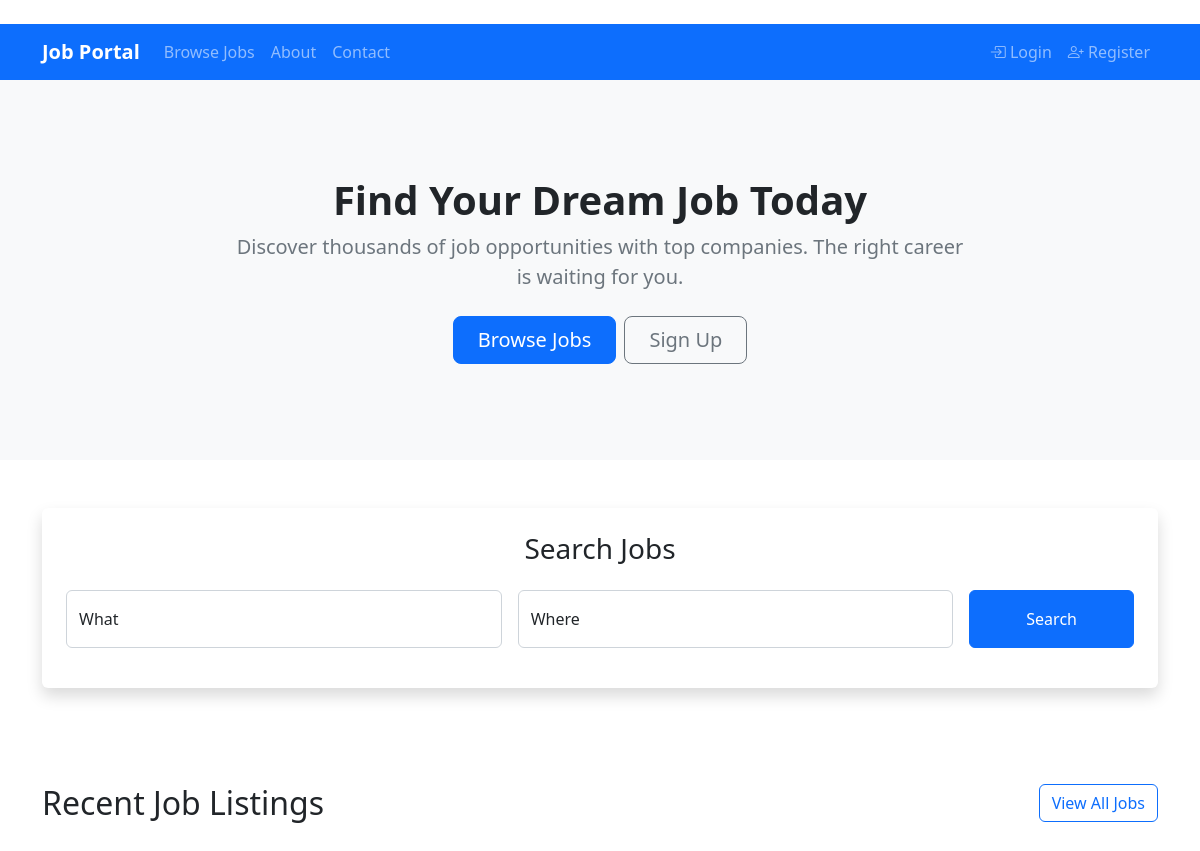
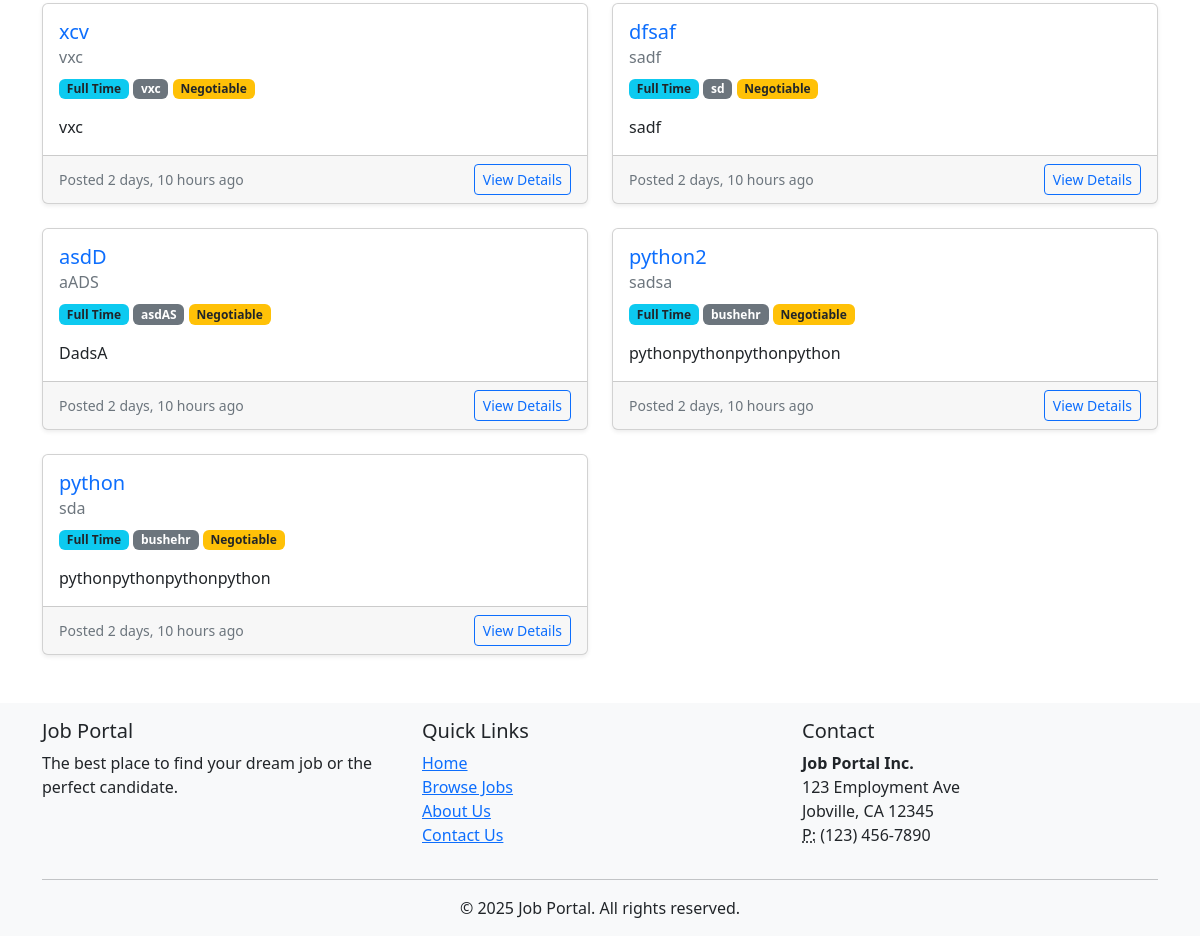
The page / on the database its author committed (2 pictures, top to bottom).
### jobs/models.py (models this page shows, shortened)
class Job(models.Model):
    SALARY_CHOICES = (
        ('negotiable', _('Negotiable')),
        ('10000-30000', '$10,000 - $30,000'),
        ('30000-50000', '$30,000 - $50,000'),
        ('50000-70000', '$50,000 - $70,000'),
        ('70000-90000', '$70,000 - $90,000'),
        ('90000-110000', '$90,000 - $110,000'),
        ('110000-130000', '$110,000 - $130,000'),
        ('130000+', '$130,000+'),
    )
    JOB_TYPE_CHOICES = (
        ('full_time', _('Full Time')),
        ('part_time', _('Part Time')),
        ('contract', _('Contract')),
        ('internship', _('Internship')),
        ('freelance', _('Freelance')),
    )
    user = models.ForeignKey(User, on_delete=models.CASCADE, related_name='posted_jobs')
    title = models.CharField(max_length=100)
    company = models.CharField(max_length=100)
    description = models.TextField()
    requirements = models.TextField()
    location = models.CharField(max_length=100)
    job_type = models.CharField(max_length=20, choices=JOB_TYPE_CHOICES, default='full_time')
    salary = models.CharField(max_length=20, choices=SALARY_CHOICES, default='negotiable')
    is_active = models.BooleanField(default=True)
    is_approved = models.BooleanField(default=False, help_text=_('Job must be approved by admin before it is visible to job seekers'))
    created_at = models.DateTimeField(auto_now_add=True)
    updated_at = models.DateTimeField(auto_now=True)
    objects = JobManager()
    tracker = FieldTracker()
    class Meta:
        ordering = ['-created_at']

### core/views.py (the view)
# urls.py: path('', views.home, name='home'),
def home(request):
    recent_jobs = Job.objects.filter(is_active=True).order_by('-created_at')[:5]
    try:
        return render(request, 'core/home.html', {'recent_jobs': recent_jobs})
    except Exception as e:
        error_message = f"Template error: {str(e)}"
        return HttpResponse(f"<html><body><h1>Job Portal</h1><p>{error_message}</p></body></html>")

### templates/core/home.html (shortened to what this page needs)
﻿{% extends 'base.html' %}
{% load static %}
{% block content %}
<section class="py-5 text-center bg-light">
  <div class="container">
    <div class="row py-lg-5">
      <div class="col-lg-8 col-md-10 mx-auto">
        <h1 class="fw-bold">Find Your Dream Job Today</h1>
        <p class="lead text-muted">
          Discover thousands of job opportunities with top companies. The right
          career is waiting for you.
        </p>
        <div class="d-flex justify-content-center gap-2 mt-4">
          <a href="{% url 'jobs:job_list' %}" class="btn btn-primary btn-lg px-4">
            Browse Jobs
          </a>
          <a href="{% url 'accounts:register' %}" class="btn btn-outline-secondary btn-lg px-4">
            Sign Up
          </a>
        </div>
      </div>
    </div>
  </div>
</section>
<section class="py-5">
  <div class="container">
    <div class="card border-0 shadow">
      <div class="card-body p-4">
        <h3 class="card-title mb-4 text-center">Search Jobs</h3>
        <form method="get" action="{% url 'jobs:job_list' %}">
          <div class="row g-3">
            <div class="col-md-5">
              <div class="form-floating">
                <input
                  type="text"
                  class="form-control"
                  id="keyword"
                  name="keyword"
                  placeholder="Job title, keywords, or company"
                />
                <label for="keyword">What</label>
              </div>
            </div>
            <div class="col-md-5">
              <div class="form-floating">
                <input
                  type="text"
                  class="form-control"
                  id="location"
                  name="location"
                  placeholder="City, state, or zip code"
                />
                <label for="location">Where</label>
              </div>
            </div>
            <div class="col-md-2">
              <button type="submit" class="btn btn-primary w-100 h-100">
                Search
              </button>
            </div>
          </div>
        </form>
      </div>
    </div>
  </div>
</section>
<section class="py-5">
  <div class="container">
    <div class="row mb-4">
      <div class="col-md-8">
        <h2>Recent Job Listings</h2>
      </div>
      <div class="col-md-4 text-end">
        <a href="{% url 'jobs:job_list' %}" class="btn btn-outline-primary">
          View All Jobs
        </a>
      </div>
    </div>
    {% if recent_jobs %}
    <div class="row row-cols-1 row-cols-md-2 g-4">
      {% for job in recent_jobs %}
      <div class="col">
        <div class="card h-100 shadow-sm">
          <div class="card-body">
            <h5 class="card-title">
              <a href="{% url 'jobs:job_detail' job.id %}" class="text-decoration-none">
                {{ job.title }}
              </a>
            </h5>
            <h6 class="card-subtitle mb-2 text-muted">{{ job.company }}</h6>
            <p class="card-text">
              <span class="badge bg-info text-dark">
                {{ job.get_job_type_display|default_if_none:"" }}
              </span>
              <span class="badge bg-secondary">
                {{ job.location|default_if_none:"" }}
              </span>
              <span class="badge bg-warning text-dark">
                {{ job.get_salary_display|default_if_none:"" }}
              </span>
            </p>
            <p class="card-text">{{ job.description|truncatewords:20 }}</p>
          </div>
          <div class="card-footer d-flex justify-content-between align-items-center">
            <small class="text-muted">
              Posted {{ job.created_at|timesince }} ago
            </small>
            <a href="{% url 'jobs:job_detail' job.id %}" class="btn btn-sm btn-outline-primary">
              View Details
            </a>
          </div>
        </div>
      </div>
      {% endfor %}
    </div>
    {% else %}
    <div class="alert alert-info">
      <p class="mb-0">
        No job listings available at the moment. Check back soon!
      </p>
    </div>
    {% endif %}
  </div>
</section>
{% endblock %}

### templates/base.html (shortened to what this page needs)
<!DOCTYPE html>
<html lang="en">
  <head>
    <link
      href="https://cdn.jsdelivr.net/npm/bootstrap@5.2.3/dist/css/bootstrap.min.css"
      rel="stylesheet"
    />
    <link
      rel="stylesheet"
      href="https://cdn.jsdelivr.net/npm/bootstrap-icons@1.10.0/font/bootstrap-icons.css"
    />
  </head>
  <body>
    <nav class="navbar navbar-expand-lg navbar-dark bg-primary">
      <div class="container">
        <a class="navbar-brand" href="/">Job Portal</a>
        <div class="collapse navbar-collapse" id="navbarNav">
          <ul class="navbar-nav me-auto">
            <li class="nav-item">
              <a class="nav-link" href="{% url 'jobs:job_list' %}"
                >Browse Jobs</a
              >
            </li>
            <li class="nav-item">
              <a class="nav-link" href="{% url 'core:about' %}">About</a>
            </li>
            <li class="nav-item">
              <a class="nav-link" href="{% url 'core:contact' %}">Contact</a>
            </li>
          </ul>
          <ul class="navbar-nav">
            {% if user.is_authenticated %}
            <li class="nav-item dropdown me-3">
              <a
                class="nav-link"
                href="#"
                id="notificationsDropdown"
                role="button"
                data-bs-toggle="dropdown"
                aria-expanded="false"
                data-notifications-count="0"
              >
                <i class="bi bi-bell"></i>
                <span
                  id="notifications-badge"
                  class="position-absolute top-0 start-100 translate-middle badge rounded-pill bg-danger"
                  style="font-size: 0.5rem; display: none"
                >
                  0
                </span>
              </a>
              <div
                class="dropdown-menu dropdown-menu-end"
                aria-labelledby="notificationsDropdown"
                style="width: 300px; max-height: 400px; overflow-y: auto"
              >
                <div
                  class="d-flex justify-content-between align-items-center px-3 py-2 border-bottom"
                >
                  <h6 class="mb-0">Notifications</h6>
                  <a href="#" class="text-decoration-none" id="markAllRead"
                    >Mark all as read</a
                  >
                </div>
                <div id="notificationsList">
                  <div class="text-center py-3">
                    <span class="text-muted">No new notifications</span>
                  </div>
                </div>
                <div class="dropdown-divider mb-0"></div>
                <a
                  class="dropdown-item text-center"
                  href="{% url 'notifications:list' %}"
                  >View all notifications</a
                >
              </div>
            </li>
            <li class="nav-item dropdown">
              <a
                class="nav-link dropdown-toggle"
                href="#"
                id="navbarDropdown"
                role="button"
                data-bs-toggle="dropdown"
                aria-expanded="false"
              >
                <i class="bi bi-person-circle"></i> {{ user.username }}
              </a>
              <ul
                class="dropdown-menu dropdown-menu-end"
                aria-labelledby="navbarDropdown"
              >
                <li>
                  <a
                    class="dropdown-item"
                    href="{% url 'dashboard:dashboard' %}"
                    ><i class="bi bi-speedometer2"></i> Dashboard</a
                  >
                </li>
                <li>
                  <a class="dropdown-item" href="{% url 'accounts:profile' %}"
                    ><i class="bi bi-person"></i> Profile</a
                  >
                </li>
                {% if user.is_employer %}
                <li>
                  <a class="dropdown-item" href="{% url 'jobs:post_job' %}"
                    ><i class="bi bi-plus-circle"></i> Post a Job</a
                  >
                </li>
                <li>
                  <a
                    class="dropdown-item"
                    href="{% url 'dashboard:posted_jobs' %}"
                    ><i class="bi bi-briefcase"></i> My Jobs</a
                  >
                </li>
                {% endif %}
                <li><hr class="dropdown-divider" /></li>
                <li>
                  <form
                    method="post"
                    action="{% url 'accounts:logout' %}"
                    class="d-inline"
                  >
                    {% csrf_token %}
                    <button type="submit" class="dropdown-item">
                      <i class="bi bi-box-arrow-right"></i> Logout
                    </button>
                  </form>
                </li>
              </ul>
            </li>
            {% else %}
            <li class="nav-item">
              <a class="nav-link" href="{% url 'accounts:login' %}"
                ><i class="bi bi-box-arrow-in-right"></i> Login</a
              >
            </li>
            <li class="nav-item">
              <a class="nav-link" href="{% url 'accounts:register' %}"
                ><i class="bi bi-person-plus"></i> Register</a
              >
            </li>
            {% endif %}
          </ul>
        </div>
      </div>
    </nav>
    <main>{% block content %}{% endblock %}</main>
    <footer class="footer mt-auto py-3 bg-light">
      <div class="container">
        <div class="row">
          <div class="col-md-4">
            <h5>Job Portal</h5>
            <p>
              The best place to find your dream job or the perfect candidate.
            </p>
          </div>
          <div class="col-md-4">
            <h5>Quick Links</h5>
            <ul class="list-unstyled">
              <li><a href="{% url 'core:home' %}">Home</a></li>
              <li><a href="{% url 'jobs:job_list' %}">Browse Jobs</a></li>
              <li><a href="{% url 'core:about' %}">About Us</a></li>
              <li><a href="{% url 'core:contact' %}">Contact Us</a></li>
            </ul>
          </div>
          <div class="col-md-4">
            <h5>Contact</h5>
            <address>
              <strong>Job Portal Inc.</strong><br />
              123 Employment Ave<br />
              Jobville, CA 12345<br />
              <abbr title="Phone">P:</abbr> (123) 456-7890
            </address>
          </div>
        </div>
        <hr />
        <div class="text-center">
          <p class="mb-0">
            &copy; {% now "Y" %} Job Portal. All rights reserved.
          </p>
        </div>
      </div>
    </footer>
  </body>
</html>

### templates/base.html (style rules this page uses)
.navbar-brand { font-weight: bold; }
footer { margin-top: 2rem; padding: 2rem 0; background-color: #f8f9fa; }

### rows shown on the page
Job: title "xcv", company "vxc", job_type "Full Time", location "vxc", salary "Negotiable", description "vxc", created_at "2 days, 10 hours"
Job: title "dfsaf", company "sadf", job_type "Full Time", location "sd", salary "Negotiable", description "sadf", created_at "2 days, 10 hours"
Job: title "asdD", company "aADS", job_type "Full Time", location "asdAS", salary "Negotiable", description "DadsA", created_at "2 days, 10 hours"
Job: title "python2", company "sadsa", job_type "Full Time", location "bushehr", salary "Negotiable", description "pythonpythonpythonpython", created_at "2 days, 10 hours"
Job: title "python", company "sda", job_type "Full Time", location "bushehr", salary "Negotiable", description "pythonpythonpythonpython", created_at "2 days, 10 hours"
